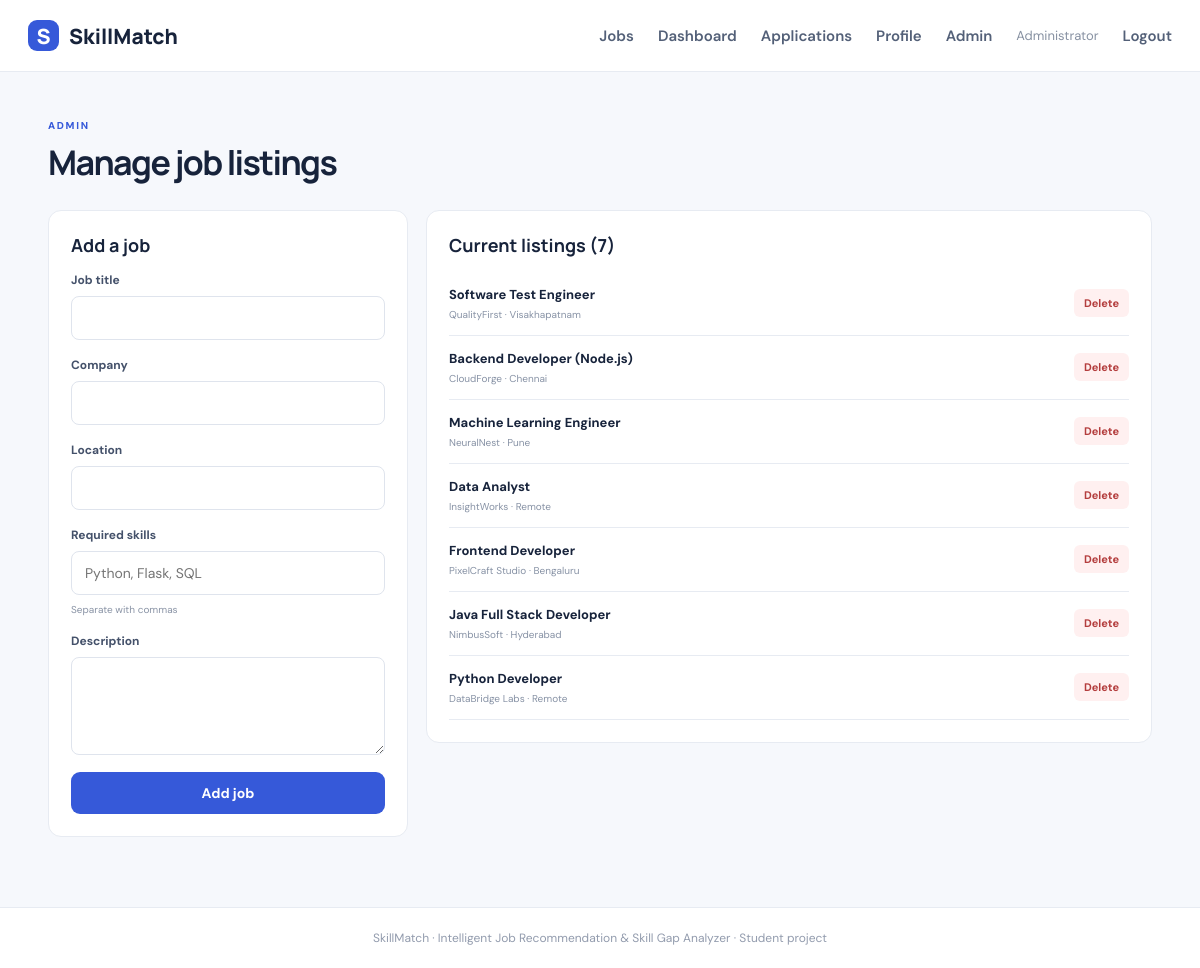
The page /admin (signed in) on the database its author committed.
### tables this page shows
CREATE TABLE users (
    id INTEGER PRIMARY KEY AUTOINCREMENT,
    name TEXT NOT NULL,
    email TEXT NOT NULL UNIQUE,
    password_hash TEXT NOT NULL,
    education TEXT DEFAULT '',
    skills TEXT DEFAULT '',
    bio TEXT DEFAULT '',
    is_admin INTEGER DEFAULT 0
);

CREATE TABLE jobs (
    id INTEGER PRIMARY KEY AUTOINCREMENT,
    title TEXT NOT NULL,
    company TEXT NOT NULL,
    location TEXT NOT NULL,
    skills TEXT NOT NULL,
    description TEXT NOT NULL,
    posted_on TEXT NOT NULL
);

### app.py (the view, shortened to what this page needs)
@app.route("/admin", methods=["GET", "POST"])
@admin_required
def admin():
    db = get_db()
    return render_template("admin.html", jobs=db.execute("SELECT * FROM jobs ORDER BY id DESC").fetchall())

### app.py (called while the page is built)
def get_db():
    if "db" not in g:
        os.makedirs(os.path.dirname(DB_PATH), exist_ok=True)
        g.db = sqlite3.connect(DB_PATH)
        g.db.row_factory = sqlite3.Row
        g.db.execute("PRAGMA foreign_keys = ON")
    return g.db

@app.before_request
def load_user():
    uid = session.get("user_id")
    g.user = get_db().execute("SELECT * FROM users WHERE id=?", (uid,)).fetchone() if uid else None

def admin_required(view):
    @wraps(view)
    def wrapper(*a, **kw):
        if g.user is None:
            flash("Please log in to continue.", "warning")
            return redirect(url_for("login"))
        if not g.user["is_admin"]:
            flash("Admin access only.", "danger")
            return redirect(url_for("dashboard"))
        return view(*a, **kw)
    return wrapper

### templates/admin.html (shortened to what this page needs)
{% extends "base.html" %}
{% block content %}
<div class="page-heading">
    <span class="eyebrow">ADMIN</span>
    <h1>Manage job listings</h1>
</div>
<div class="admin-layout">
    <div class="panel">
        <h2>Add a job</h2>
        <form class="form" method="post" style="margin-top:0">
            <label>Job title<input type="text" name="title" required></label>
            <label>Company<input type="text" name="company" required></label>
            <label>Location<input type="text" name="location" required></label>
            <label>Required skills<input type="text" name="skills" placeholder="Python, Flask, SQL" required><small>Separate with commas</small></label>
            <label>Description<textarea name="description" rows="4" required></textarea></label>
            <button class="btn primary" type="submit">Add job</button>
        </form>
    </div>
    <div class="panel">
        <h2>Current listings ({{ jobs|length }})</h2>
        <div class="admin-jobs">
            {% for j in jobs %}
            <div class="admin-job">
                <div><strong>{{ j['title'] }}</strong><small>{{ j['company'] }} · {{ j['location'] }}</small></div>
                <form method="post" action="{{ url_for('delete_job', job_id=j['id']) }}" data-confirm="Delete this job?"><button class="delete-btn" type="submit">Delete</button></form>
            </div>
            {% else %}<p class="muted">No jobs yet.</p>{% endfor %}
        </div>
    </div>
</div>
{% endblock %}

### templates/base.html (shortened to what this page needs)
<!DOCTYPE html>
<html lang="en">
<head>
    <link rel="stylesheet" href="{{ url_for('static', filename='css/style.css') }}">
</head>
<body>
<nav class="navbar">
    <a class="brand" href="{{ url_for('index') }}"><span class="brand-mark">S</span>SkillMatch</a>
    <div class="navlinks">
        <a href="{{ url_for('jobs') }}">Jobs</a>
        {% if g.user %}
            <a href="{{ url_for('dashboard') }}">Dashboard</a>
            <a href="{{ url_for('applications') }}">Applications</a>
            <a href="{{ url_for('profile') }}">Profile</a>
            {% if g.user['is_admin'] %}<a href="{{ url_for('admin') }}">Admin</a>{% endif %}
            <span class="nav-user">{{ g.user['name'] }}</span>
            <a href="{{ url_for('logout') }}">Logout</a>
        {% else %}
            <a href="{{ url_for('login') }}">Login</a>
            <a class="nav-cta" href="{{ url_for('register') }}">Get started</a>
        {% endif %}
    </div>
</nav>
<main class="container">
    {% block content %}{% endblock %}
</main>
<footer>SkillMatch · Intelligent Job Recommendation &amp; Skill Gap Analyzer · Student project</footer>
</body>
</html>

### static/css/style.css (style rules this page uses)
:root { --ink:#17233b;--muted:#68758b;--line:#e7ebf2;--blue:#3659d9;--blue2:#2445bd;--bg:#f6f8fc;--green:#16845b }
* { box-sizing:border-box }
body { margin:0;background:var(--bg);color:var(--ink);font-family:'DM Sans',Arial,sans-serif;font-size:15px }
h1,h2,h3 { font-family:Manrope,Arial,sans-serif }
.navbar { height:72px;background:#fff;border-bottom:1px solid var(--line);display:flex;align-items:center;justify-content:space-between;padding:0 max(calc((100% - 1160px)/2),28px);position:sticky;top:0;z-index:5 }
.brand { font:800 21px Manrope,Arial,sans-serif;color:var(--ink);text-decoration:none;display:flex;align-items:center;gap:10px }
.brand-mark { background:var(--blue);color:#fff;width:31px;height:31px;border-radius:9px;display:grid;place-items:center }
.navlinks { display:flex;align-items:center;gap:24px }
.navlinks a { color:#536078;text-decoration:none;font-weight:600 }
.nav-user { color:#8791a2;font-size:13px }
.container { max-width:1160px;margin:0 auto;padding:42px 28px 70px;min-height:calc(100vh - 135px) }
footer { text-align:center;padding:22px;color:#929bad;font-size:12px;border-top:1px solid var(--line);background:#fff }
.eyebrow { font-size:10px;letter-spacing:1.7px;font-weight:800;color:var(--blue) }
h1 { font-size:43px;line-height:1.14;letter-spacing:-1.6px;margin:14px 0 }
.btn { display:inline-flex;justify-content:center;align-items:center;padding:12px 19px;border:0;border-radius:9px;text-decoration:none;font:700 14px 'DM Sans',Arial,sans-serif;cursor:pointer;transition:.2s }
.btn.primary { background:var(--blue);color:#fff }
.feature,.panel,.stat-card,.job-card { background:#fff;border:1px solid var(--line);border-radius:13px }
.page-heading { margin-bottom:28px }
.page-heading h1 { font-size:34px;margin:9px 0 }
.form { display:grid;gap:17px;margin-top:25px }
.form label { display:grid;gap:8px;font-size:12px;font-weight:700;color:#44516a }
.form input,.form textarea,.search-bar input,.search-bar select { width:100%;padding:12px 13px;border:1px solid #dfe4ed;border-radius:8px;font:14px 'DM Sans',Arial,sans-serif;outline:none;background:#fff;color:var(--ink) }
.form textarea { resize:vertical }
.form small { color:#8993a5;font-weight:400 }
.admin-layout { display:grid;grid-template-columns:360px 1fr;gap:18px;align-items:start }
.admin-layout>.panel { padding:22px }
.admin-layout h2 { font-size:18px;margin:0 0 15px }
.admin-jobs { display:grid }
.admin-job { display:flex;justify-content:space-between;align-items:center;gap:12px;padding:14px 0;border-bottom:1px solid var(--line) }
.admin-job strong,.admin-job small { display:block }
.admin-job strong { font-size:13px }
.admin-job small { font-size:10px;color:#8792a5;margin-top:5px }
.delete-btn { border:0;background:#fff0f0;color:#b43e3e;padding:7px 10px;border-radius:6px;cursor:pointer;font:700 11px 'DM Sans',Arial,sans-serif }

### rows shown on the page
users: user.name "Administrator"
jobs: title "Software Test Engineer", company "QualityFirst", location "Visakhapatnam"
jobs: title "Backend Developer (Node.js)", company "CloudForge", location "Chennai"
jobs: title "Machine Learning Engineer", company "NeuralNest", location "Pune"
jobs: title "Data Analyst", company "InsightWorks", location "Remote"
jobs: title "Frontend Developer", company "PixelCraft Studio", location "Bengaluru"
jobs: title "Java Full Stack Developer", company "NimbusSoft", location "Hyderabad"
jobs: title "Python Developer", company "DataBridge Labs", location "Remote"

### other values the page prints
{{ jobs|length }} "7"
